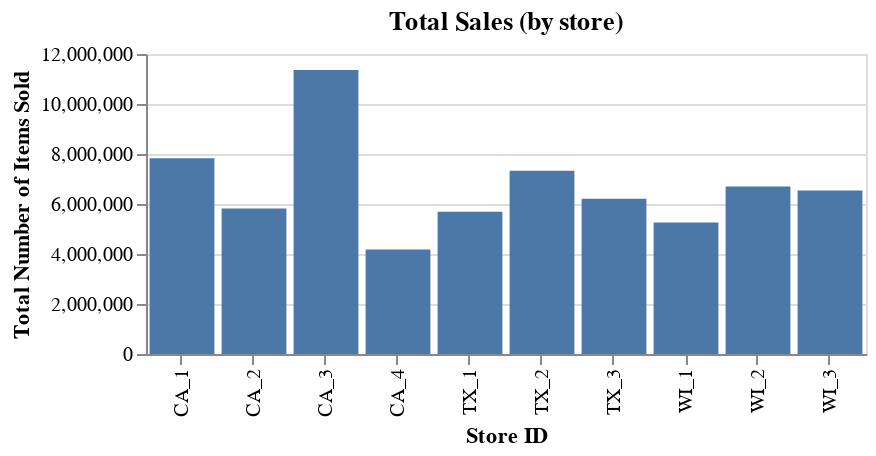

The code cell stored with this chart in its notebook:
### Code cell
bar_chart = alt.Chart(
    total_sales_by_store,
    title="Total Sales (by store)", # we want to add a title
).mark_bar( # we want to plot a bar chart
    tooltip=True, # altair supports interactivity
).encode(
    alt.X('store_id', title='Store ID'), # label the X axis
    alt.Y('count', title='Total Number of Items Sold'), # label the Y axis
).properties( # we can set the size / dimensions here
    width=360,
    height=150,
)
bar_chart # the chart must be the result of the last line or it will not display

### Figure 1 — Vega-Lite specification as saved in the notebook (floating-point values rounded to 4 significant figures)
{"config": {"view": {"continuousWidth": 400, "continuousHeight": 300}}, "data": {"name": "data-3de88953e8a1ce7a32d5b215f79959c7"}, "mark": {"type": "bar", "tooltip": true}, "encoding": {"x": {"field": "store_id", "title": "Store ID", "type": "nominal"}, "y": {"field": "count", "title": "Total Number of Items Sold", "type": "quantitative"}}, "height": 150, "title": "Total Sales (by store)", "width": 360, "$schema": "https://vega.github.io/schema/vega-lite/v4.17.0.json", "datasets": {"data-3de88953e8a1ce7a32d5b215f79959c7": [{"store_id": "CA_1", "count": 7832248}, {"store_id": "CA_2", "count": 5818395}, {"store_id": "CA_3", "count": 11363540}, {"store_id": "CA_4", "count": 4182534}, {"store_id": "TX_1", "count": 5692823}, {"store_id": "TX_2", "count": 7329642}, {"store_id": "TX_3", "count": 6205940}, {"store_id": "WI_1", "count": 5261506}, {"store_id": "WI_2", "count": 6697988}, {"store_id": "WI_3", "count": 6542557}]}}
